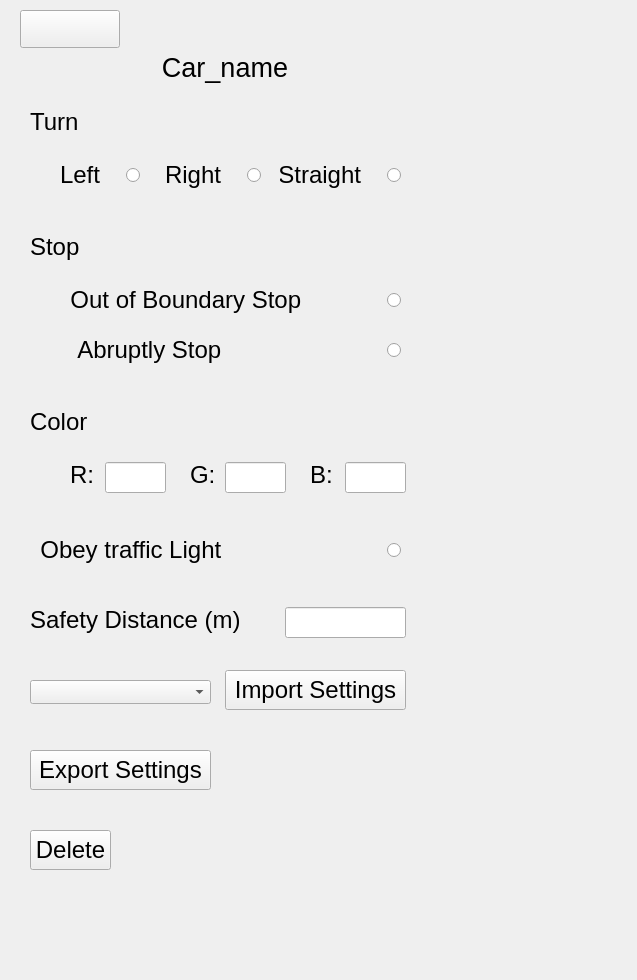
<?xml version="1.0" encoding="UTF-8"?>
<ui version="4.0">
 <class>Form</class>
 <widget class="QWidget" name="Form">
  <property name="geometry">
   <rect>
    <x>0</x>
    <y>0</y>
    <width>637</width>
    <height>980</height>
   </rect>
  </property>
  <property name="windowTitle">
   <string>Form</string>
  </property>
  <widget class="QWidget" name="widget" native="true">
   <property name="geometry">
    <rect>
     <x>10</x>
     <y>10</y>
     <width>420</width>
     <height>951</height>
    </rect>
   </property>
   <property name="minimumSize">
    <size>
     <width>420</width>
     <height>951</height>
    </size>
   </property>
   <property name="maximumSize">
    <size>
     <width>420</width>
     <height>951</height>
    </size>
   </property>
   <widget class="QPushButton" name="backButton">
    <property name="geometry">
     <rect>
      <x>10</x>
      <y>0</y>
      <width>100</width>
      <height>38</height>
     </rect>
    </property>
    <property name="minimumSize">
     <size>
      <width>100</width>
      <height>30</height>
     </size>
    </property>
    <property name="text">
     <string/>
    </property>
    <property name="icon">
     <iconset>
      <normaloff>Back.png</normaloff>Back.png</iconset>
    </property>
    <property name="iconSize">
     <size>
      <width>30</width>
      <height>30</height>
     </size>
    </property>
   </widget>
   <widget class="QLabel" name="BL2">
    <property name="geometry">
     <rect>
      <x>104</x>
      <y>20</y>
      <width>222</width>
      <height>74</height>
     </rect>
    </property>
    <property name="minimumSize">
     <size>
      <width>222</width>
      <height>74</height>
     </size>
    </property>
    <property name="maximumSize">
     <size>
      <width>222</width>
      <height>74</height>
     </size>
    </property>
    <property name="font">
     <font>
      <family>Segoe UI</family>
      <pointsize>20</pointsize>
     </font>
    </property>
    <property name="layoutDirection">
     <enum>Qt::LeftToRight</enum>
    </property>
    <property name="text">
     <string>Car_name</string>
    </property>
    <property name="alignment">
     <set>Qt::AlignCenter</set>
    </property>
   </widget>
   <widget class="QLabel" name="SLTC2">
    <property name="geometry">
     <rect>
      <x>20</x>
      <y>70</y>
      <width>180</width>
      <height>83</height>
     </rect>
    </property>
    <property name="minimumSize">
     <size>
      <width>180</width>
      <height>83</height>
     </size>
    </property>
    <property name="maximumSize">
     <size>
      <width>180</width>
      <height>83</height>
     </size>
    </property>
    <property name="font">
     <font>
      <family>Segoe UI</family>
      <pointsize>18</pointsize>
     </font>
    </property>
    <property name="text">
     <string>Turn</string>
    </property>
    <property name="alignment">
     <set>Qt::AlignLeading|Qt::AlignLeft|Qt::AlignVCenter</set>
    </property>
   </widget>
   <widget class="QComboBox" name="comboBox">
    <property name="geometry">
     <rect>
      <x>20</x>
      <y>670</y>
      <width>181</width>
      <height>24</height>
     </rect>
    </property>
    <property name="font">
     <font>
      <family>Segoe UI</family>
      <pointsize>15</pointsize>
     </font>
    </property>
    <property name="editable">
     <bool>false</bool>
    </property>
    <property name="currentIndex">
     <number>-1</number>
    </property>
   </widget>
   <widget class="QPushButton" name="pushButton_3">
    <property name="geometry">
     <rect>
      <x>20</x>
      <y>740</y>
      <width>181</width>
      <height>40</height>
     </rect>
    </property>
    <property name="font">
     <font>
      <family>Segoe UI</family>
      <pointsize>18</pointsize>
     </font>
    </property>
    <property name="text">
     <string>Export Settings</string>
    </property>
   </widget>
   <widget class="QRadioButton" name="radioButton">
    <property name="geometry">
     <rect>
      <x>50</x>
      <y>145</y>
      <width>80</width>
      <height>40</height>
     </rect>
    </property>
    <property name="font">
     <font>
      <family>Segoe UI</family>
      <pointsize>18</pointsize>
     </font>
    </property>
    <property name="layoutDirection">
     <enum>Qt::RightToLeft</enum>
    </property>
    <property name="text">
     <string>Left   </string>
    </property>
   </widget>
   <widget class="QRadioButton" name="radioButton_2">
    <property name="geometry">
     <rect>
      <x>155</x>
      <y>145</y>
      <width>96</width>
      <height>40</height>
     </rect>
    </property>
    <property name="font">
     <font>
      <family>Segoe UI</family>
      <pointsize>18</pointsize>
     </font>
    </property>
    <property name="layoutDirection">
     <enum>Qt::RightToLeft</enum>
    </property>
    <property name="text">
     <string>Right   </string>
    </property>
   </widget>
   <widget class="QRadioButton" name="radioButton_3">
    <property name="geometry">
     <rect>
      <x>270</x>
      <y>145</y>
      <width>121</width>
      <height>40</height>
     </rect>
    </property>
    <property name="font">
     <font>
      <family>Segoe UI</family>
      <pointsize>18</pointsize>
     </font>
    </property>
    <property name="layoutDirection">
     <enum>Qt::RightToLeft</enum>
    </property>
    <property name="text">
     <string>Straight   </string>
    </property>
   </widget>
   <widget class="QLabel" name="SLTC2_3">
    <property name="geometry">
     <rect>
      <x>20</x>
      <y>195</y>
      <width>180</width>
      <height>83</height>
     </rect>
    </property>
    <property name="minimumSize">
     <size>
      <width>180</width>
      <height>83</height>
     </size>
    </property>
    <property name="maximumSize">
     <size>
      <width>180</width>
      <height>83</height>
     </size>
    </property>
    <property name="font">
     <font>
      <family>Segoe UI</family>
      <pointsize>18</pointsize>
     </font>
    </property>
    <property name="text">
     <string>Stop</string>
    </property>
    <property name="alignment">
     <set>Qt::AlignLeading|Qt::AlignLeft|Qt::AlignVCenter</set>
    </property>
   </widget>
   <widget class="QPushButton" name="pushButton_4">
    <property name="geometry">
     <rect>
      <x>215</x>
      <y>660</y>
      <width>181</width>
      <height>40</height>
     </rect>
    </property>
    <property name="font">
     <font>
      <family>Segoe UI</family>
      <pointsize>18</pointsize>
     </font>
    </property>
    <property name="text">
     <string>Import Settings</string>
    </property>
   </widget>
   <widget class="QRadioButton" name="radioButton_4">
    <property name="geometry">
     <rect>
      <x>50</x>
      <y>270</y>
      <width>341</width>
      <height>40</height>
     </rect>
    </property>
    <property name="font">
     <font>
      <family>Segoe UI</family>
      <pointsize>18</pointsize>
     </font>
    </property>
    <property name="layoutDirection">
     <enum>Qt::RightToLeft</enum>
    </property>
    <property name="text">
     <string>Out of Boundary Stop            </string>
    </property>
   </widget>
   <widget class="QRadioButton" name="radioButton_5">
    <property name="geometry">
     <rect>
      <x>50</x>
      <y>320</y>
      <width>341</width>
      <height>40</height>
     </rect>
    </property>
    <property name="font">
     <font>
      <family>Segoe UI</family>
      <pointsize>18</pointsize>
     </font>
    </property>
    <property name="layoutDirection">
     <enum>Qt::RightToLeft</enum>
    </property>
    <property name="text">
     <string>Abruptly Stop                        </string>
    </property>
   </widget>
   <widget class="QLabel" name="SLTC2_4">
    <property name="geometry">
     <rect>
      <x>20</x>
      <y>370</y>
      <width>180</width>
      <height>83</height>
     </rect>
    </property>
    <property name="minimumSize">
     <size>
      <width>180</width>
      <height>83</height>
     </size>
    </property>
    <property name="maximumSize">
     <size>
      <width>180</width>
      <height>83</height>
     </size>
    </property>
    <property name="font">
     <font>
      <family>Segoe UI</family>
      <pointsize>18</pointsize>
     </font>
    </property>
    <property name="text">
     <string>Color</string>
    </property>
    <property name="alignment">
     <set>Qt::AlignLeading|Qt::AlignLeft|Qt::AlignVCenter</set>
    </property>
   </widget>
   <widget class="QLineEdit" name="lineEdit">
    <property name="geometry">
     <rect>
      <x>95</x>
      <y>452</y>
      <width>61</width>
      <height>31</height>
     </rect>
    </property>
   </widget>
   <widget class="QLabel" name="label">
    <property name="geometry">
     <rect>
      <x>60</x>
      <y>445</y>
      <width>47</width>
      <height>40</height>
     </rect>
    </property>
    <property name="font">
     <font>
      <family>Segoe UI</family>
      <pointsize>18</pointsize>
     </font>
    </property>
    <property name="text">
     <string>R:</string>
    </property>
   </widget>
   <widget class="QLineEdit" name="lineEdit_2">
    <property name="geometry">
     <rect>
      <x>215</x>
      <y>452</y>
      <width>61</width>
      <height>31</height>
     </rect>
    </property>
   </widget>
   <widget class="QLabel" name="label_2">
    <property name="geometry">
     <rect>
      <x>180</x>
      <y>445</y>
      <width>47</width>
      <height>40</height>
     </rect>
    </property>
    <property name="font">
     <font>
      <family>Segoe UI</family>
      <pointsize>18</pointsize>
     </font>
    </property>
    <property name="text">
     <string>G:</string>
    </property>
   </widget>
   <widget class="QLineEdit" name="lineEdit_3">
    <property name="geometry">
     <rect>
      <x>335</x>
      <y>452</y>
      <width>61</width>
      <height>31</height>
     </rect>
    </property>
   </widget>
   <widget class="QLabel" name="label_3">
    <property name="geometry">
     <rect>
      <x>300</x>
      <y>445</y>
      <width>47</width>
      <height>40</height>
     </rect>
    </property>
    <property name="font">
     <font>
      <family>Segoe UI</family>
      <pointsize>18</pointsize>
     </font>
    </property>
    <property name="text">
     <string>B:</string>
    </property>
   </widget>
   <widget class="QRadioButton" name="radioButton_6">
    <property name="geometry">
     <rect>
      <x>20</x>
      <y>520</y>
      <width>371</width>
      <height>40</height>
     </rect>
    </property>
    <property name="font">
     <font>
      <family>Segoe UI</family>
      <pointsize>18</pointsize>
     </font>
    </property>
    <property name="layoutDirection">
     <enum>Qt::RightToLeft</enum>
    </property>
    <property name="text">
     <string>Obey traffic Light                        </string>
    </property>
   </widget>
   <widget class="QLabel" name="label_4">
    <property name="geometry">
     <rect>
      <x>20</x>
      <y>590</y>
      <width>211</width>
      <height>40</height>
     </rect>
    </property>
    <property name="font">
     <font>
      <family>Segoe UI</family>
      <pointsize>18</pointsize>
     </font>
    </property>
    <property name="text">
     <string>Safety Distance (m)</string>
    </property>
   </widget>
   <widget class="QLineEdit" name="lineEdit_4">
    <property name="geometry">
     <rect>
      <x>275</x>
      <y>597</y>
      <width>121</width>
      <height>31</height>
     </rect>
    </property>
   </widget>
   <widget class="QPushButton" name="pushButton">
    <property name="geometry">
     <rect>
      <x>20</x>
      <y>820</y>
      <width>81</width>
      <height>40</height>
     </rect>
    </property>
    <property name="font">
     <font>
      <family>Segoe UI</family>
      <pointsize>18</pointsize>
     </font>
    </property>
    <property name="text">
     <string>Delete</string>
    </property>
   </widget>
  </widget>
 </widget>
 <resources/>
 <connections/>
</ui>
